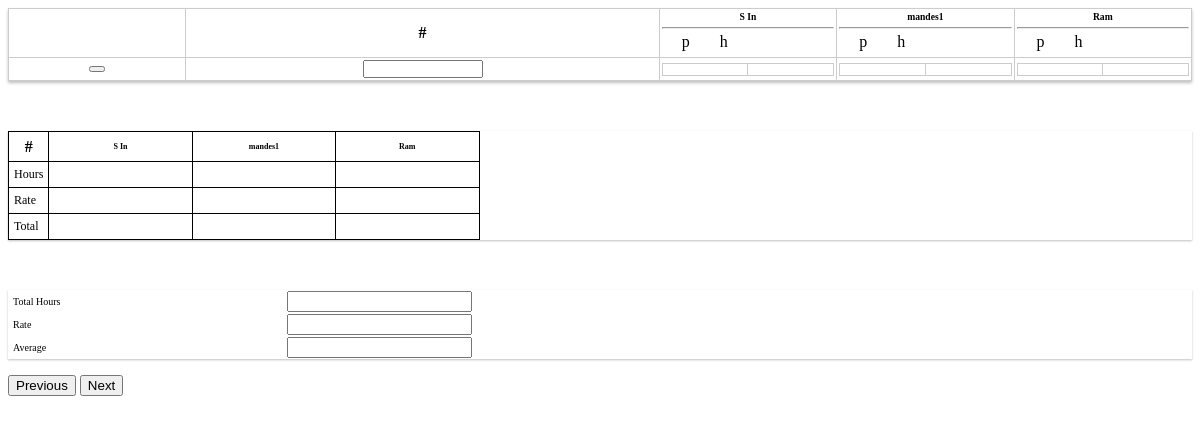
Screenshot of /manpower_cost_estimation.php with the database file from the repository.
### tables this page shows
CREATE TABLE `manpower` (
  `id` int(11) NOT NULL,
  `manpower_des` varchar(200) NOT NULL,
  `short_name` varchar(150) NOT NULL,
  `manpower_cat` varchar(100) NOT NULL,
  `status` varchar(25) NOT NULL
);

### manpower_cost_estimation.php (the view, shortened to what this page needs)
            <div class="row">
              <div class="col-12">
                <div class="d-flex align-items-center justify-content-between">
                      <form class="" id="manpower_cost_estimation_form" style="background:#fff; box-shadow: 0px 2px 3px #00000040;">
                          <div class="card-body">
                              <div id="newinput">
                                <div class="row">
                          <div class="col-12">
                                <table class="table table-bordered dt-responsive nowrap table-excel" id="broughtout_data_table" style="border-collapse: collapse; border-spacing: 0; width: 100%;">
                                  <thead>
                                    <th width="15%"></th>
                                    <th>#</th>
                                    <?php
        $select_man_power = "select * from manpower order by id ASC";
        $query = mysqli_query($conn, $select_man_power);
        $man_count_rows = mysqli_num_rows($query);
        $head_count = 0;
        while($fetch_row = mysqli_fetch_array($query)){
        ?>
        <th style="font-size: 0.6rem" width="15%" id="<?php echo $head_count; ?>"><?php echo $fetch_row['short_name']?> <input name="emp_type[]" type="hidden" value="<?php echo $fetch_row['id']?>"><table><tr><hr style="margin-bottom: 0rem; margin-top: 5px;"><td style="border: none; padding-right: 13px;">&nbsp;&nbsp;&nbsp;&nbsp;p</td><td style="border: none; padding-left: 15px;">h&nbsp;&nbsp;&nbsp;&nbsp;</td></tr></table></th>
        <?php
        $head_count++;
        }
        ?>
                                  </thead>
<tbody id="hello1">
        <tr id="row_id_1">
          <td><button type="button" name="add_row_mnp" id="add_row_mnp" alt="1" class="btn btn-success btn-xs"><i class="mdi mdi-plus-box-multiple-outline"></i></button>
          <span style="display:none" id="sr_no">1</span></td>
          <td><input type="text" id="activity_name1" name="activity_name[]" data-srno="1" style="width:120px; font-size: 11px;"></td>
          <?php for ($i=0; $i<$man_count_rows; $i++) { ?>
            <td><table class="table table-bordered dt-responsive nowrap table-excel2" id="extra_data_table" style="border-collapse: collapse; border-spacing: 0; width: 100%;"><tr><td><input name="activity_id[]" id="task1" type="hidden" value="<?php ?>" ><input class="form-control no_of_person" name="no_of_person[]" style="width:25px; border:0; font-size:10px; padding: 0rem;" type="text" id="no_of_person1" data-srno="1" data-col-id="<?php echo $i; ?>"></td><td><input class="form-control no_of_hours" style="width:25px; border:0; font-size:10px;padding: 0rem;" name="no_of_hours[]" id="no_of_hours1" type="text" data-srno="1" data-col-id="<?php echo $i; ?>"></td></tr>
            </table></td>
       <?php   } ?>
        </tr>
    </tbody>
                                </table>
                          </div>
                        </div>
                    </div>
                     </div>
                     </form>
                </div>
              </div>
             <div class="row">
              <div class="col-md-10">
                <div class="card-body" style="background:#fff; box-shadow: 0px 1px 2px #00000040; margin-top: 50px;">
                      <form class="" id="summary_form">
                              <div class="row">
                                <table class="summary_table" id="" style="border-collapse: collapse; border-spacing: 0; border:1px solid #000;" >
                                  <thead>
                                    <tr>
                                      <th style="border:1px solid #000;">#</th>
                                    <?php
                                    $select_man_power = "select * from manpower order by id ASC";
                                    $query = mysqli_query($conn, $select_man_power);
                                    $man_count_rows = mysqli_num_rows($query);
                                    $i = 0;
                                    while($fetch_row = mysqli_fetch_array($query)){
                                      ?>
                                  <th id="col_<?php echo $i;?>" style="font-size:0.5rem; padding: 10px; border:1px solid #000;"><?php echo $fetch_row['short_name']; ?></th>
                                  <?php
                                  $i++;
                                  }
                                    ?>
                                    </tr>
                                  </thead>
                                 <tbody>
                                <tr>
                                  <td style="border:1px solid #000; padding:5px; font-size:12px; font-weight:500;">Hours</td>
                                  <?php
                                  for ($y=0; $y < $man_count_rows; $y++) { ?>
                                    <td style="border:1px solid #000;"><input style="width:30px; font-size:10px; border: 0px; padding-left: 0.4rem; width: 100%;" type="text" name="sum_hours[]" class="form-control1 sum_hours" id="sum_hours_<?php echo $y; ?>" tabindex="-1" readonly></td>
                                  <?php
                                  }
                                  ?>
                                </tr>
                                <tr>
                                  <td style="border:1px solid #000; padding:5px; font-size:12px; font-weight:500;">Rate</td>
                                  <?php
                                  for ($y=0; $y < $man_count_rows; $y++) { ?>
                                    <td style="border:1px solid #000;"><input style="font-size:10px; border: 0px; padding-left: 0.4rem; width: 100%;" name="sum_rate[]" class="form-control sum_rate" type="text" id="sum_rate_inp_<?php echo $y; ?>" required></td>
                                  <?php
                                  }
                                  ?>
                                </tr>
                                <tr>
                                  <td style="border:1px solid #000; padding:5px; font-size:12px; font-weight:500;">Total</td>
                                  <?php
                                  for ($y=0; $y < $man_count_rows; $y++) { ?>
                                    <td style="border:1px solid #000;"><input style="width:30px; font-size:10px; border: 0px;" name="sum_total[]" class="form-control1 sum_total" type="text" id="sum_total_<?php echo $y; ?>" tabindex="-1" readonly></td>
                                  <?php
                                  }
                                  ?>
                                </tr>
                                 </tbody>
                                </table>
                        </div>
                   </form>
                  </div>
                </div>
                  <div class="col-md-2">
                   <div class="card-body" style="background:#fff; box-shadow: 0px 1px 2px #00000040; margin-top: 50px;">
                      <form class="" id="total_cost_form">
                              <div class="row">
                                <table class="" id="" style="border-collapse: collapse; border-spacing: 0; width: 100%;">
                                 <tbody>
                                <tr>
                                  <td style=" padding:5px; font-size:10px; font-weight:500;">Total Hours</td>
                                    <td><input type="text" class="form-control total_hours" id="total_hours"></td>
                                </tr>
                                <tr>
                                  <td style=" padding:5px; font-size:10px; font-weight:500;">Rate</td>
                                    <td><input type="text" class="form-control total_manpower_cost" id="total_manpower_cost" readonly></td>
                                </tr>
                                <tr>
                                  <td style="padding:5px; font-size:10px; font-weight:500;">Average</td>
                                    <td><input type="text" class="form-control average_manpower_cost" id="average_manpower_cost" readonly></td>
                                </tr>
                                 </tbody>
                                </table>
                          </div>
                   </form>
                  </div>
              </div>
            </div>
                <button class="prev-btn">Previous</button>
                <button class="next-btn">Next</button>
            </div>

### manpower_cost_estimation.php (style rules this page uses)
.table-excel { border: 0px solid #ccc; border-collapse: collapse; }
.table-excel2 { border: 0px solid #ccc; border-collapse: collapse; padding: 0px; margin: 0px; }
.table-excel td { border: 0px solid #ccc; padding: 5px; text-align: center; }
.table-excel th, .table-excel td { border: 1px solid #ccc; padding: 2px; text-align: center; }
.table-excel2 td { border-collapse: collapse; padding: 0px; margin: 10px; width: 40px; }

### rows the page displays
manpower: short_name "S In"
manpower: short_name "mandes1"
manpower: short_name "Ram"
